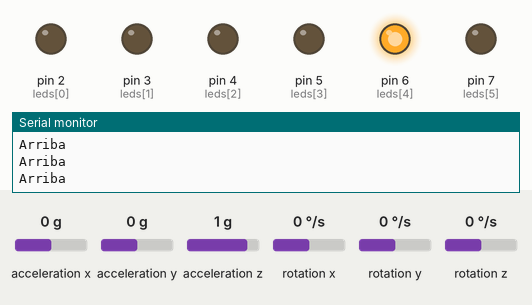
This sketch was run on a simulated Arduino Uno, built with avr-gcc and run on an emulated ATmega328P. Shown: output pins drawn as LEDs (lit = HIGH), the last lines printed to the serial monitor. Inputs (shaded band) come from the test bench; at power-on: acceleration x 0 g, acceleration y 0 g, acceleration z 1 g, rotation x 0 °/s, rotation y 0 °/s, rotation z 0 °/s.

Above: at 1.2 s.
1.3 s: acceleration x set to -0.9 g
2.8 s: acceleration x set to -1.2 g
At 3.5 s:
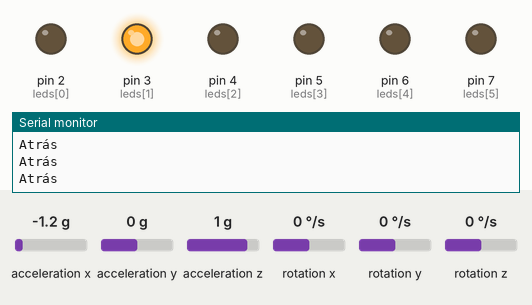
4.3 s: acceleration y set to -1.4 g
At 5.6 s:
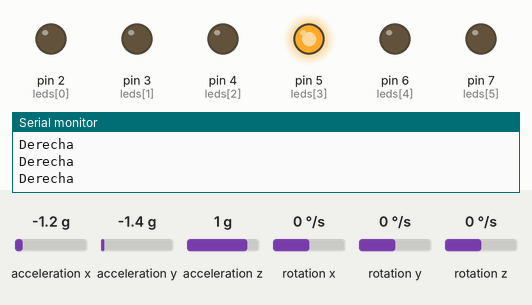
5.9 s: acceleration z set to -1.2 g
7.4 s: acceleration z set to -1.5 g
At 8.0 s:
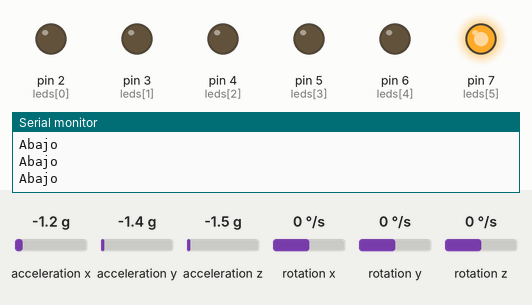
9.0 s: acceleration z set to -0.8 g
At 10.4 s:
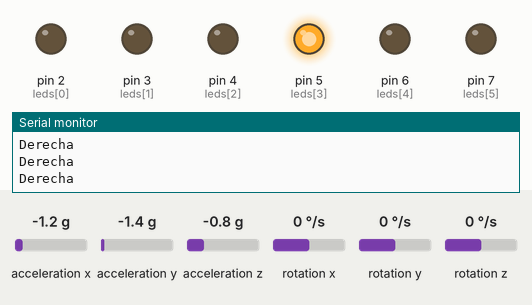
Timing chart, 0 to 11.6 s (numbered marks = the images above; inputs shaded):
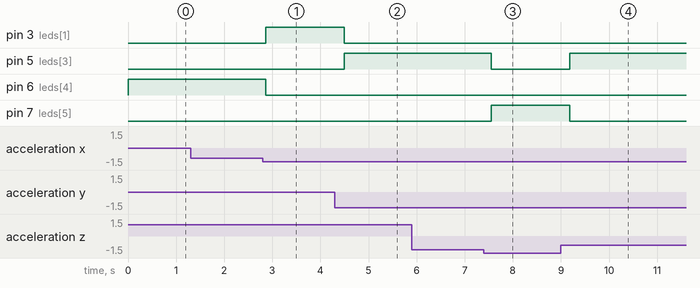

The sketch:

PosicionesSINredNeuronal.ino
```cpp
#include <Wire.h>
#include <MPU6050.h>

MPU6050 mpu;

// Pines de los LEDs (D2 a D7)
const int leds[] = {2, 3, 4, 5, 6, 7};

void setup() {
    Serial.begin(9600);
    Wire.begin();
    mpu.initialize();

    // Cambiar el rango del acelerómetro a ±8g
    mpu.setFullScaleAccelRange(MPU6050_ACCEL_FS_8);

    // Configurar pines LED como salidas
    for (int i = 0; i < 6; i++) {
        pinMode(leds[i], OUTPUT);
        digitalWrite(leds[i], LOW);
    }

    if (!mpu.testConnection()) {
        Serial.println("MPU6050 no conectado!");
        while (1);
    }
    Serial.println("MPU6050 conectado!");
}

void loop() {
    int16_t ax, ay, az, gx, gy, gz;
    mpu.getMotion6(&ax, &ay, &az, &gx, &gy, &gz);

    // Convertir aceleraciones a gravedad terrestre (±8g → 1g = 4096)
    float accel_x = ax / 4096.0;
    float accel_y = ay / 4096.0;
    float accel_z = az / 4096.0;

    // Apagar todos los LEDs
    for (int i = 0; i < 6; i++) {
        digitalWrite(leds[i], LOW);
    }

    float absX = abs(accel_x);
    float absY = abs(accel_y);
    float absZ = abs(accel_z);

    String face = ""; // Variable con nombre de la cara

    // Detección de orientación
    if (absX > absY && absX > absZ) {
        if (accel_x > 0.8) {
            digitalWrite(2, HIGH);
            face = "Frente";
        } else if (accel_x < -0.8) {
            digitalWrite(3, HIGH);
            face = "Atrás";
        }
    } else if (absY > absX && absY > absZ) {
        if (accel_y > 0.8) {
            digitalWrite(4, HIGH);
            face = "Izquierda";
        } else if (accel_y < -0.8) {
            digitalWrite(5, HIGH);
            face = "Derecha";
        }
    } else {
        if (accel_z > 0.8) {
            digitalWrite(6, HIGH);
            face = "Arriba";
        } else if (accel_z < -0.8) {
            digitalWrite(7, HIGH);
            face = "Abajo";
        }
    }

    if (face != "") {
        Serial.println(face); // Imprime "Frente", "Atrás", etc.
    }

    delay(200); // Ajusta sensibilidad
}
```

Measured:
- the behaviour switches between -1 and -1.1 g on acceleration x (found by bisection; images 0 and 1)
- the behaviour switches between -1.3 and -1.4 g on acceleration z (found by bisection; images 2 and 3)
- after the input at 2.8 s, pin 3 (leds[1]): LOW → HIGH after 0.06 s; pin 6 (leds[4]): HIGH → LOW after 0.06 s
- after the input at 4.3 s, pin 3 (leds[1]): HIGH → LOW after 0.19 s; pin 5 (leds[3]): LOW → HIGH after 0.19 s
- after the input at 7.4 s, pin 5 (leds[3]): HIGH → LOW after 0.15 s; pin 7 (leds[5]): LOW → HIGH after 0.15 s
- after the input at 9.0 s, pin 5 (leds[3]): LOW → HIGH after 0.19 s; pin 7 (leds[5]): HIGH → LOW after 0.19 s
